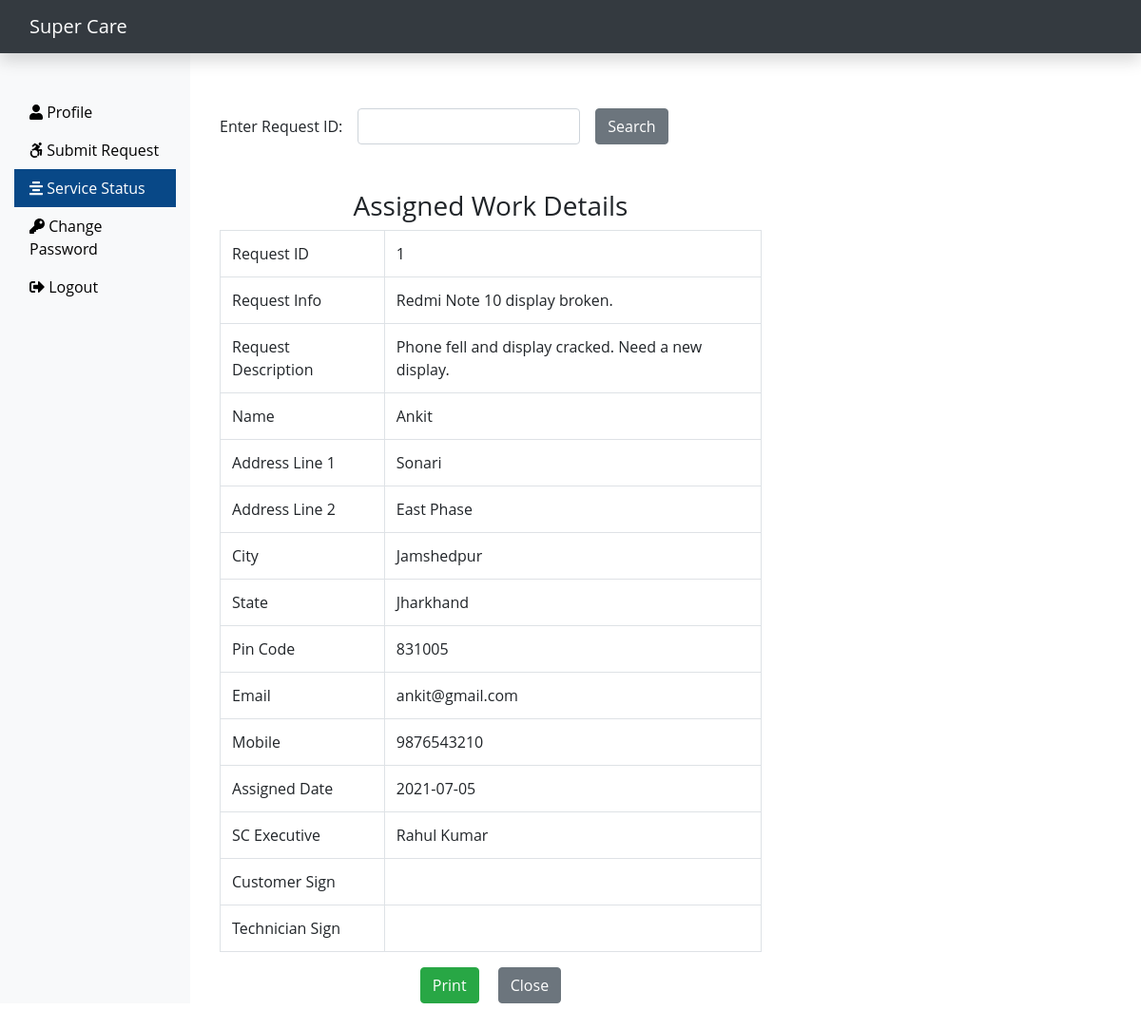
The page /Requester/CheckStatus.php?checkid=1 (signed in) on the database its author committed.
### tables this page shows
CREATE TABLE `assignwork_tb` (
  `rno` int(11) NOT NULL,
  `request_id` int(11) NOT NULL,
  `request_info` text NOT NULL,
  `request_desc` text NOT NULL,
  `requester_name` varchar(60) NOT NULL,
  `requester_add1` text NOT NULL,
  `requester_add2` text NOT NULL,
  `requester_city` varchar(60) NOT NULL,
  `requester_state` varchar(60) NOT NULL,
  `requester_zip` int(11) NOT NULL,
  `requester_email` varchar(60) NOT NULL,
  `requester_mobile` bigint(11) NOT NULL,
  `assign_tech` varchar(60) NOT NULL,
  `assign_date` date NOT NULL
);

### Requester/CheckStatus.php (the view, shortened to what this page needs)
<?php
include('includes/header.php');
include('../dbConnection.php');
?>
<div class="col-sm-6 mt-5  mx-3">
  <form action="" class="mt-3 form-inline d-print-none">
    <div class="form-group mr-3">
      <label for="checkid">Enter Request ID: </label>
      <input type="text" class="form-control ml-3" id="checkid" name="checkid" onkeypress="isInputNumber(event)">
    </div>
    <button type="submit" class="btn btn-secondary">Search</button>
  </form>
  <?php
  if (isset($_REQUEST['checkid'])) {
    $sql = "SELECT * FROM assignwork_tb WHERE request_id = {$_REQUEST['checkid']}";
    $result = $conn->query($sql);
    $row = $result->fetch_assoc();
    if (($row['request_id']) == $_REQUEST['checkid']) { ?>
      <h3 class="text-center mt-5">Assigned Work Details</h3>
      <table class="table table-bordered">
        <tbody>
          <tr>
            <td>Request ID</td>
            <td>
              <?php if (isset($row['request_id'])) {
                echo $row['request_id'];
              } ?>
            </td>
          </tr>
          <tr>
            <td>Request Info</td>
            <td>
              <?php if (isset($row['request_info'])) {
                echo $row['request_info'];
              } ?>
            </td>
          </tr>
          <tr>
            <td>Request Description</td>
            <td>
              <?php if (isset($row['request_desc'])) {
                echo $row['request_desc'];
              } ?>
            </td>
          </tr>
          <tr>
            <td>Name</td>
            <td>
              <?php if (isset($row['requester_name'])) {
                echo $row['requester_name'];
              } ?>
            </td>
          </tr>
          <tr>
            <td>Address Line 1</td>
            <td>
              <?php if (isset($row['requester_add1'])) {
                echo $row['requester_add1'];
              } ?>
            </td>
          </tr>
          <tr>
            <td>Address Line 2</td>
            <td>
              <?php if (isset($row['requester_add2'])) {
                echo $row['requester_add2'];
              } ?>
            </td>
          </tr>
          <tr>
            <td>City</td>
            <td>
              <?php if (isset($row['requester_city'])) {
                echo $row['requester_city'];
              } ?>
            </td>
          </tr>
          <tr>
            <td>State</td>
            <td>
              <?php if (isset($row['requester_state'])) {
                echo $row['requester_state'];
              } ?>
            </td>
          </tr>
          <tr>
            <td>Pin Code</td>
            <td>
              <?php if (isset($row['requester_zip'])) {
                echo $row['requester_zip'];
              } ?>
            </td>
          </tr>
          <tr>
            <td>Email</td>
            <td>
              <?php if (isset($row['requester_email'])) {
                echo $row['requester_email'];
              } ?>
            </td>
          </tr>
          <tr>
            <td>Mobile</td>
            <td>
              <?php if (isset($row['requester_mobile'])) {
                echo $row['requester_mobile'];
              } ?>
            </td>
          </tr>
          <tr>
            <td>Assigned Date</td>
            <td>
              <?php if (isset($row['assign_date'])) {
                echo $row['assign_date'];
              } ?>
            </td>
          </tr>
          <tr>
            <td>SC Executive</td>
            <td>Rahul Kumar</td>
          </tr>
          <tr>
            <td>Customer Sign</td>
            <td></td>
          </tr>
          <tr>
            <td>Technician Sign</td>
            <td></td>
          </tr>
        </tbody>
      </table>
      <div class="text-center">
        <form class="d-print-none d-inline mr-3"><input class="btn btn-success" type="submit" value="Print" onClick="window.print()"></form>
        <form class="d-print-none d-inline" action="CheckStatus.php"><input class="btn btn-secondary" type="submit" value="Close"></form>
      </div>
  <?php } else {
      echo '<div class="alert alert-dark mt-4" role="alert">
      Your Request is Still Pending </div>';
    }
  }
  ?>
</div>
<?php
include('includes/footer.php');
?>

### css/custom.css (style rules this page uses)
body { font-family: 'Open Sans', sans-serif; }

### rows shown on the page
assignwork_tb: request "1", request_info "Redmi Note 10 display broken.", request_desc "Phone fell and display cracked. Need a new display.", requester_name "Ankit", requester_add1 "Sonari", requester_add2 "East Phase", requester_city "Jamshedpur", requester_state "Jharkhand", requester_zip "831005", requester_email "ankit@gmail.com", requester_mobile "9876543210", assign_date "2021-07-05"
